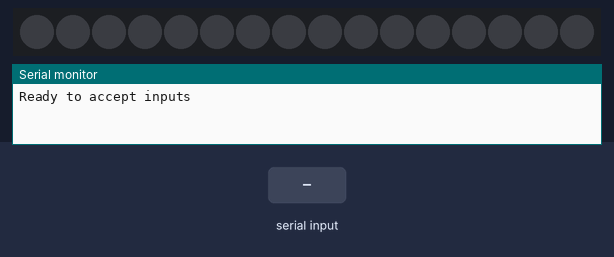
Simulated run of this sketch. Board: Arduino Uno, built with avr-gcc and run on an emulated ATmega328P. Shown: 16 RGB LEDs in strip order, left to right, the last lines printed to the serial monitor. The inputs (shaded band) are chosen by the test bench. Dim RGB values are drawn brighter than linear.

Above: at 1.3 s.
1.4 s: "1" received over Serial
At 2.2 s:
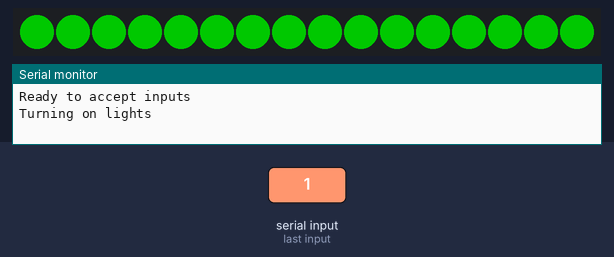
2.9 s: "0" received over Serial
At 3.4 s:
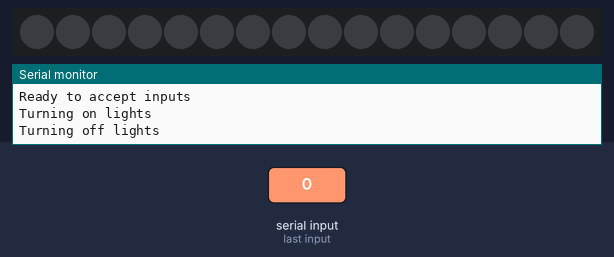
Timing chart, 0 to 5.9 s (numbered marks = the images above; inputs shaded):
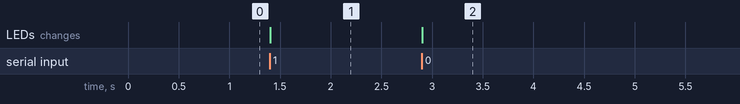

Measured:
- after the input at 1.4 s, the LEDs: change at once (image 1)
- after the input at 2.9 s, the LEDs: change at once (image 2)

The sketch:

light_test.ino
```cpp
#include <Adafruit_NeoPixel.h>

#define PIN            6  // The pin to which the Din of the RGB strip is connected
#define NUMPIXELS      16 // Number of pixels in the RGB strip

Adafruit_NeoPixel strip = Adafruit_NeoPixel(NUMPIXELS, PIN, NEO_GRB + NEO_KHZ800);

void setup() {
  Serial.begin(9600); // Initialize serial communication
  strip.begin();
  delay(100);
  strip.show(); // Initialize all pixels to 'off'
  Serial.println("Ready to accept inputs");
}

void loop() {
  if (Serial.available() > 0) {
    char command = Serial.read();
    if (command == '1') {
      // Turn on the RGB strip
      Serial.println("Turning on lights");
      turnOnStrip();
    } else if (command == '0') {
      // Turn off the RGB strip
      Serial.println("Turning off lights");
      turnOffStrip();
    }
  }
}

void turnOnStrip() {
  strip.setBrightness(100);
  for (int i = 0; i < NUMPIXELS; i++) {
    strip.setPixelColor(i, 0, 255, 0); // Set color to red (adjust values for your desired color)
  }
  strip.show();
}

void turnOffStrip() {
  // for (int i = 0; i < NUMPIXELS; i++) {
  //   strip.setPixelColor(i, 0, 0, 0); // Set color to off
  // }
  strip.clear();
  strip.show();
  delay(10);
}
```
